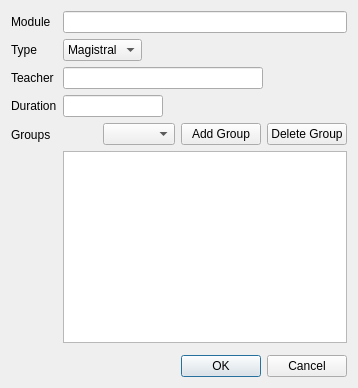
<?xml version="1.0" encoding="UTF-8"?>
<ui version="4.0">
 <class>WindowAddClassPeriod</class>
 <widget class="QDialog" name="WindowAddClassPeriod">
  <property name="geometry">
   <rect>
    <x>0</x>
    <y>0</y>
    <width>370</width>
    <height>266</height>
   </rect>
  </property>
  <property name="maximumSize">
   <size>
    <width>370</width>
    <height>266</height>
   </size>
  </property>
  <property name="windowTitle">
   <string>WindowAddClassPeriod</string>
  </property>
  <layout class="QVBoxLayout" name="verticalLayout">
   <property name="sizeConstraint">
    <enum>QLayout::SetFixedSize</enum>
   </property>
   <item>
    <layout class="QFormLayout" name="formLayout">
     <property name="sizeConstraint">
      <enum>QLayout::SetNoConstraint</enum>
     </property>
     <property name="fieldGrowthPolicy">
      <enum>QFormLayout::ExpandingFieldsGrow</enum>
     </property>
     <item row="0" column="0">
      <widget class="QLabel" name="label_3">
       <property name="text">
        <string>Module</string>
       </property>
      </widget>
     </item>
     <item row="0" column="1">
      <widget class="QLineEdit" name="lineEditModule">
       <property name="enabled">
        <bool>true</bool>
       </property>
       <property name="maximumSize">
        <size>
         <width>300</width>
         <height>16777215</height>
        </size>
       </property>
       <property name="text">
        <string/>
       </property>
       <property name="readOnly">
        <bool>true</bool>
       </property>
      </widget>
     </item>
     <item row="2" column="0">
      <widget class="QLabel" name="label">
       <property name="text">
        <string>Teacher</string>
       </property>
      </widget>
     </item>
     <item row="2" column="1">
      <widget class="QLineEdit" name="lineEditTeacher">
       <property name="maximumSize">
        <size>
         <width>200</width>
         <height>16777215</height>
        </size>
       </property>
      </widget>
     </item>
     <item row="3" column="0">
      <widget class="QLabel" name="label_2">
       <property name="text">
        <string>Duration</string>
       </property>
      </widget>
     </item>
     <item row="3" column="1">
      <widget class="QLineEdit" name="lineEditDuration">
       <property name="maximumSize">
        <size>
         <width>100</width>
         <height>16777215</height>
        </size>
       </property>
      </widget>
     </item>
     <item row="6" column="1">
      <layout class="QHBoxLayout" name="horizontalLayout"/>
     </item>
     <item row="4" column="1">
      <layout class="QVBoxLayout" name="verticalLayout_3">
       <item>
        <layout class="QHBoxLayout" name="horizontalLayout_2">
         <item>
          <spacer name="horizontalSpacer">
           <property name="orientation">
            <enum>Qt::Horizontal</enum>
           </property>
           <property name="sizeHint" stdset="0">
            <size>
             <width>40</width>
             <height>20</height>
            </size>
           </property>
          </spacer>
         </item>
         <item>
          <widget class="QComboBox" name="comboBoxGroup"/>
         </item>
         <item>
          <widget class="QPushButton" name="buttonAddGroup">
           <property name="text">
            <string>Add Group</string>
           </property>
          </widget>
         </item>
         <item>
          <widget class="QPushButton" name="buttonDeleteGroup">
           <property name="text">
            <string>Delete Group</string>
           </property>
          </widget>
         </item>
        </layout>
       </item>
       <item>
        <widget class="QListWidget" name="listWidgetGroups"/>
       </item>
      </layout>
     </item>
     <item row="4" column="0">
      <widget class="QLabel" name="label_4">
       <property name="text">
        <string>Groups</string>
       </property>
      </widget>
     </item>
     <item row="1" column="0">
      <widget class="QLabel" name="label_5">
       <property name="text">
        <string>Type</string>
       </property>
      </widget>
     </item>
     <item row="1" column="1">
      <widget class="QComboBox" name="comboBoxType">
       <property name="currentIndex">
        <number>0</number>
       </property>
       <item>
        <property name="text">
         <string>Magistral</string>
        </property>
       </item>
       <item>
        <property name="text">
         <string>Tutorial</string>
        </property>
       </item>
       <item>
        <property name="text">
         <string>Practical</string>
        </property>
       </item>
      </widget>
     </item>
    </layout>
   </item>
   <item>
    <widget class="QDialogButtonBox" name="buttonBox">
     <property name="orientation">
      <enum>Qt::Horizontal</enum>
     </property>
     <property name="standardButtons">
      <set>QDialogButtonBox::Cancel|QDialogButtonBox::Ok</set>
     </property>
    </widget>
   </item>
  </layout>
 </widget>
 <resources/>
 <connections>
  <connection>
   <sender>buttonBox</sender>
   <signal>accepted()</signal>
   <receiver>WindowAddClassPeriod</receiver>
   <slot>accept()</slot>
   <hints>
    <hint type="sourcelabel">
     <x>248</x>
     <y>254</y>
    </hint>
    <hint type="destinationlabel">
     <x>157</x>
     <y>274</y>
    </hint>
   </hints>
  </connection>
  <connection>
   <sender>buttonBox</sender>
   <signal>rejected()</signal>
   <receiver>WindowAddClassPeriod</receiver>
   <slot>reject()</slot>
   <hints>
    <hint type="sourcelabel">
     <x>316</x>
     <y>260</y>
    </hint>
    <hint type="destinationlabel">
     <x>286</x>
     <y>274</y>
    </hint>
   </hints>
  </connection>
 </connections>
</ui>
